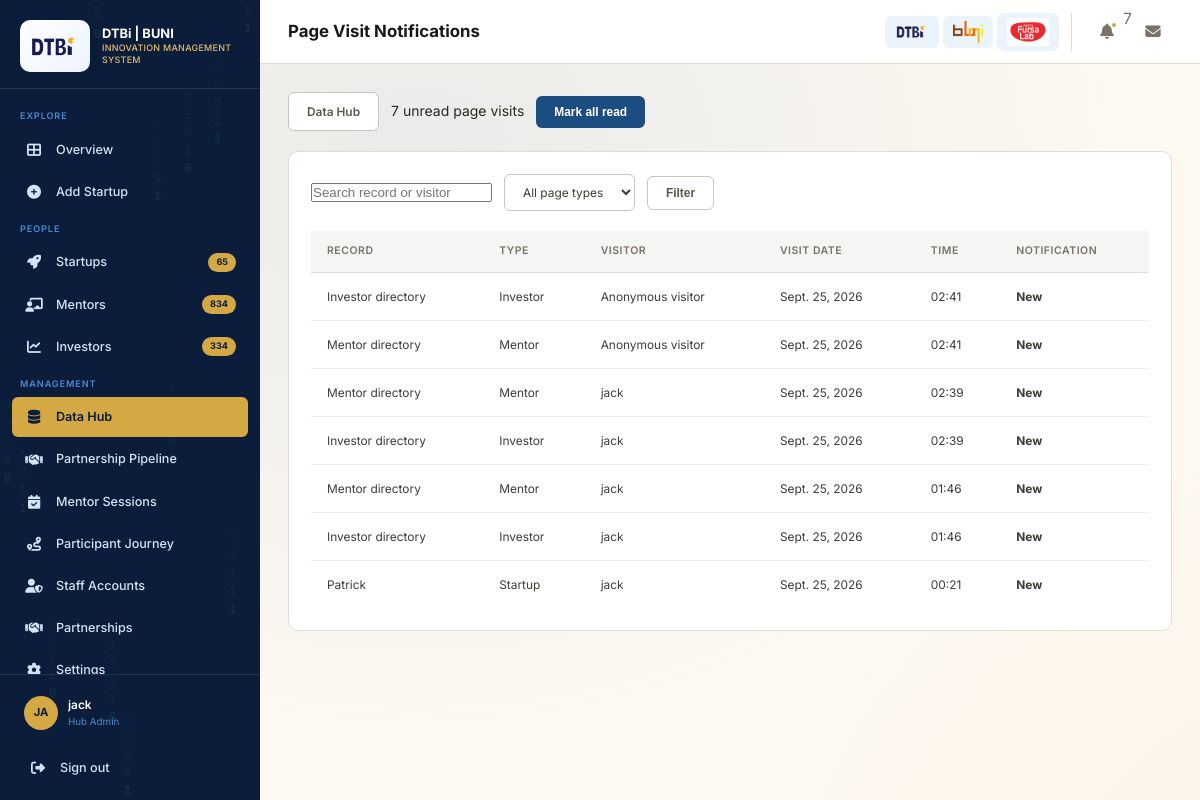
The page /staff/data/page-visits/ (signed in) on the database its author committed.
### staff/models.py (models this page shows, shortened)
class PageVisit(models.Model):
    PAGE_TYPES = [
        ('startup', 'Startup'),
        ('mentor', 'Mentor'),
        ('investor', 'Investor'),
    ]
    page_type = models.CharField(max_length=20, choices=PAGE_TYPES)
    object_key = models.CharField(max_length=100)
    display_name = models.CharField(max_length=255)
    session_key = models.CharField(max_length=40)
    visitor = models.ForeignKey(
        User, on_delete=models.SET_NULL, null=True, blank=True, related_name='tracked_page_visits'
    )
    visit_date = models.DateField()
    visited_at = models.DateTimeField(auto_now_add=True)
    is_read = models.BooleanField(default=False)
    class Meta:
        ordering = ['-visited_at']
        constraints = [models.UniqueConstraint(
            fields=['page_type', 'object_key', 'session_key', 'visit_date'],
            name='uniq_daily_entity_page_visit',
        )]
        indexes = [models.Index(fields=['page_type', 'visited_at'])]

### staff/data_views.py (the view)
# urls.py: path('data/page-visits/', data_views.page_visit_admin, name='page_visit_admin'),
@admin_required
@require_http_methods(['GET', 'POST'])
def page_visit_admin(request):
    if request.method == 'POST' and request.POST.get('action') == 'mark_read':
        PageVisit.objects.filter(is_read=False).update(is_read=True)
        messages.success(request, 'Page visit notifications marked as read.')
        return redirect('staff:page_visit_admin')
    visits = PageVisit.objects.select_related('visitor').all()
    page_type = request.GET.get('type', '')
    search = request.GET.get('q', '').strip()
    if page_type in {'startup', 'mentor', 'investor'}:
        visits = visits.filter(page_type=page_type)
    if search:
        visits = visits.filter(Q(display_name__icontains=search) | Q(visitor__username__icontains=search))
    query_params = request.GET.copy()
    query_params.pop('page', None)
    page_obj = Paginator(visits, 50).get_page(request.GET.get('page'))
    return render(request, 'page_visit_admin.html', {
        'visits': page_obj,
        'page_obj': page_obj,
        'page_query': query_params.urlencode(),
        'unread_count': PageVisit.objects.filter(is_read=False).count(),
        'page_type': page_type,
        'search': search,
    })

### staff/context_processors.py (called while the page is built)
def people_counts(request):
    return {
        'live_counts': {
            'startups': Startup.objects.count(),
            'mentors': Mentor.objects.filter(is_active=True).count(),
            'investors': Investor.objects.filter(status='active').count(),
        }
    }

def admin_page_visit_alerts(request):
    unread = 0
    user = getattr(request, 'user', None)
    if user and user.is_authenticated:
        if user.is_superuser or UserProfile.objects.filter(user=user, user_type='admin').exists():
            unread = PageVisit.objects.filter(is_read=False).count()
    return {'unread_page_visit_count': unread}

def user_theme(request):
    user = getattr(request, 'user', None)
    theme = 'light'
    if user and user.is_authenticated:
        theme = UserProfile.objects.filter(user=user).values_list('theme', flat=True).first() or 'light'
    return {'ui_theme': theme}

### staff/data_views.py (called while the page is built)
def admin_required(view):
    @wraps(view)
    @login_required
    def wrapped(request, *args, **kwargs):
        allowed = request.user.is_superuser or UserProfile.objects.filter(
            user=request.user, user_type='admin'
        ).exists()
        if not allowed:
            raise PermissionDenied
        return view(request, *args, **kwargs)
    return wrapped

### staff/models.py (called while the page is built)
    @property
    def is_admin(self):
        return self.user_type == 'admin'

    @property
    def is_staff_role(self):
        return self.user_type in ['admin', 'staff']

### templates/page_visit_admin.html (shortened to what this page needs)
{% extends "base.html" %}
{% block page_title %}Page Visit Notifications{% endblock %}
{% block content %}
<div class="filter-bar"><a class="btn btn-outline" href="{% url 'staff:data_hub' %}">Data Hub</a><span>{{ unread_count }} unread page visits</span><form method="post">{% csrf_token %}<input type="hidden" name="action" value="mark_read"><button class="btn btn-primary" type="submit">Mark all read</button></form></div>
<section class="card mt-20"><div class="card-body"><form method="get" class="filter-bar"><input class="form-input" name="q" type="search" value="{{ search }}" placeholder="Search record or visitor"><select class="filter-select" name="type"><option value="">All page types</option><option value="startup" {% if page_type == 'startup' %}selected{% endif %}>Startups</option><option value="mentor" {% if page_type == 'mentor' %}selected{% endif %}>Mentors</option><option value="investor" {% if page_type == 'investor' %}selected{% endif %}>Investors</option></select><button class="btn btn-outline" type="submit">Filter</button></form><div class="table-wrap"><table><thead><tr><th>Record</th><th>Type</th><th>Visitor</th><th>Visit date</th><th>Time</th><th>Notification</th></tr></thead><tbody>{% for visit in visits %}<tr><td>{{ visit.display_name }}</td><td>{{ visit.get_page_type_display }}</td><td>{{ visit.visitor.username|default:"Anonymous visitor" }}</td><td>{{ visit.visit_date }}</td><td>{{ visit.visited_at|date:'H:i' }}</td><td>{% if visit.is_read %}Read{% else %}<strong>New</strong>{% endif %}</td></tr>{% empty %}<tr><td colspan="6">No page visits match this filter.</td></tr>{% endfor %}</tbody></table></div>{% include "partials/pagination.html" %}</div></section>
{% endblock %}

### templates/base.html (shortened to what this page needs)
<!DOCTYPE html>
{% load static %}
<html lang="en" data-theme="{{ ui_theme|default:'light' }}">
<head>
    <link rel="stylesheet" href="{% static 'style/style.css' %}">
    <link rel="stylesheet" href="https://cdnjs.cloudflare.com/ajax/libs/font-awesome/6.5.1/css/all.min.css">
</head>
<body>
    <div class="layout">
        <aside class="sidebar" id="sidebar">
            <div class="sidebar-header">
                <a class="sidebar-logo-pair" href="{% url 'landing' %}" aria-label="DTBi Innovation Management System">
                    <img src="{% static 'img/brands/dtbi logo.png' %}" alt="DTBi logo">
                </a>
                <div class="sidebar-brand">
                    <h1>DTBi | BUNI</h1>
                    <span>Innovation Management System</span>
                </div>
            </div>
            <nav class="sidebar-nav">
                <div class="nav-section">Explore</div>
                <div class="nav-item">
                    <a href="{% url 'landing' %}" class="nav-link {% if request.resolver_match.url_name == 'landing' %}active{% endif %}">
                        <i class="fas fa-th-large"></i>
                        <span>Overview</span>
                    </a>
                </div>
                {% if user.is_authenticated %}
                <div class="nav-item">
                    {% if user.profile.startup %}
                    <a href="{% url 'staff:startup_profile' slug=user.profile.startup.slug %}" class="nav-link {% if request.resolver_match.url_name == 'startup_profile' or request.resolver_match.url_name == 'startup_create' %}active{% endif %}">
                        <i class="fas fa-building"></i>
                        <span>My Startup</span>
                    </a>
                    {% else %}
                    <a href="{% url 'staff:startup_create' %}" class="nav-link {% if request.resolver_match.url_name == 'startup_create' %}active{% endif %}">
                        <i class="fas fa-plus-circle"></i>
                        <span>Add Startup</span>
                    </a>
                    {% endif %}
                </div>
                {% endif %}
                <div class="nav-section">People</div>
                <div class="nav-item">
                    <a href="{% url 'staff:startups' %}" class="nav-link {% if request.resolver_match.url_name == 'startups' %}active{% endif %}">
                        <i class="fas fa-rocket"></i>
                        <span>Startups</span>
                        <span class="badge">{{ live_counts.startups }}</span>
                    </a>
                </div>
                <div class="nav-item">
                    <a href="{% url 'staff:mentors' %}" class="nav-link {% if request.resolver_match.url_name == 'mentors' %}active{% endif %}">
                        <i class="fas fa-chalkboard-teacher"></i>
                        <span>Mentors</span>
                        <span class="badge">{{ live_counts.mentors }}</span>
                    </a>
                </div>
                <div class="nav-item">
                    <a href="{% url 'staff:investors' %}" class="nav-link {% if request.resolver_match.url_name == 'investors' %}active{% endif %}">
                        <i class="fas fa-chart-line"></i>
                        <span>Investors</span>
                        <span class="badge">{{ live_counts.investors }}</span>
                    </a>
                </div>
                <div class="nav-section">Management</div>
                {% if user.is_authenticated and user.profile.is_staff_role %}
                <div class="nav-item">
                    <a href="{% url 'staff:data_hub' %}" class="nav-link {% if request.resolver_match.url_name == 'data_hub' or request.resolver_match.url_name == 'data_import' or request.resolver_match.url_name == 'data_reports' or request.resolver_match.url_name == 'page_visit_admin' %}active{% endif %}">
                        <i class="fas fa-database"></i><span>Data Hub</span>
                    </a>
                </div>
                <div class="nav-item">
                    <a href="{% url 'staff:partnership_inbox' %}" class="nav-link {% if request.resolver_match.url_name == 'partnership_inbox' %}active{% endif %}">
                        <i class="fas fa-handshake"></i><span>Partnership Pipeline</span>
                    </a>
                </div>
                <div class="nav-item">
                    <a href="{% url 'staff:mentor_sessions' %}" class="nav-link {% if request.resolver_match.url_name == 'mentor_sessions' %}active{% endif %}">
                        <i class="fas fa-calendar-check"></i><span>Mentor Sessions</span>
                    </a>
                </div>
                <div class="nav-item">
                    <a href="{% url 'staff:participant_journey' %}" class="nav-link {% if request.resolver_match.url_name == 'participant_journey' %}active{% endif %}">
                        <i class="fas fa-route"></i><span>Participant Journey</span>
                    </a>
                </div>
                {% endif %}
                {% if user.is_authenticated and user.profile.is_admin %}
                <div class="nav-item">
                    <a href="{% url 'staff:staff_list' %}" class="nav-link {% if request.resolver_match.url_name == 'staff_list' %}active{% endif %}">
                        <i class="fas fa-user-shield"></i>
                        <span>Staff Accounts</span>
                    </a>
                </div>
                {% endif %}
                <div class="nav-item">
                    <a href="{% url 'staff:partnership_form' %}" class="nav-link {% if request.resolver_match.url_name == 'partnership_form' %}active{% endif %}">
                        <i class="fas fa-handshake"></i>
                        <span>Partnerships</span>
                    </a>
                </div>
                <div class="nav-item">
                    <a href="{% if user.is_authenticated %}{% url 'staff:settings' %}{% else %}{% url 'staff:user_login' %}?next={% url 'staff:settings' %}{% endif %}" class="nav-link {% if request.resolver_match.url_name == 'settings' %}active{% endif %}">
                        <i class="fas fa-cog"></i>
                        <span>Settings</span>
                    </a>
                </div>
            </nav>
            <div class="sidebar-footer">
                {% if user.is_authenticated %}
                <div class="sidebar-user">
                    <div class="sidebar-avatar">{{ user.username|slice:":2"|upper }}</div>
                    <div class="sidebar-user-info">
                        <div class="sidebar-user-name">{{ user.get_full_name|default:user.username }}</div>
                        <div class="sidebar-user-role">
                            {% if user.profile.is_admin %}Hub Admin
                            {% elif user.profile.startup %}{{ user.profile.startup.name }}
                            {% else %}Startup Owner{% endif %}
                        </div>
                    </div>
                </div>
                <a href="{% url 'staff:user_logout' %}" class="nav-link" style="margin-top: 10px;">
                    <i class="fas fa-sign-out-alt"></i>
                    <span>Sign out</span>
                </a>
                {% endif %}
            </div>
        </aside>
        <div class="main" id="mainContent">
            <header class="topbar">
                <div class="topbar-left">
                    <h2 class="page-title">{% block page_title %}Overview{% endblock %}</h2>
                </div>
                <div class="topbar-right">
                    <div class="external-links">
                        <a href="https://teknohama.or.tz/" target="_blank" rel="noopener noreferrer" class="ext-link brand-link" aria-label="DTBi" title="DTBi">
                            <img src="{% static 'img/brands/dtbi logo.png' %}" alt="DTBi logo" class="brand-logo brand-logo-dtbi">
                        </a>
                        <a href="https://bunihub1.pythonanywhere.com/" target="_blank" rel="noopener noreferrer" class="ext-link brand-link" aria-label="Buni" title="Buni">
                            <img src="{% static 'img/brands/buni logo.png' %}" alt="Buni logo" class="brand-logo brand-logo-buni">
                        </a>
                        <a href="https://fursalab.com" target="_blank" rel="noopener noreferrer" class="ext-link brand-link" aria-label="Fursa Hub" title="Fursa Hub">
                            <img src="{% static 'img/brands/fursahub.png' %}" alt="Fursa Hub logo" class="brand-logo brand-logo-fursa">
                        </a>
                    </div>
                    {% if user.is_authenticated and user.profile.is_admin %}
                    <a class="topbar-btn" title="Page visit notifications" href="{% url 'staff:page_visit_admin' %}" style="position:relative;">
                        <i class="fas fa-bell"></i>
                        {% if unread_page_visit_count %}<span class="dot" aria-label="{{ unread_page_visit_count }} unread visits"></span><span class="badge" style="position:absolute;top:-6px;right:-6px;">{{ unread_page_visit_count }}</span>{% endif %}
                    </a>
                    {% else %}<button class="topbar-btn" title="Notifications"><i class="fas fa-bell"></i></button>{% endif %}
                    <button class="topbar-btn" title="Messages">
                        <i class="fas fa-envelope"></i>
                    </button>
                </div>
            </header>
            <div class="page-content">
                {% block content %}{% endblock %}
            </div>
        </div>
    </div>
</body>
</html>

### rows shown on the page
PageVisit: display_name "Investor directory", page_type "Investor", visitor.username "Anonymous visitor", visit_date "Sept. 25, 2026", visited_at "02:41", is_read "New"
PageVisit: display_name "Mentor directory", page_type "Mentor", visitor.username "Anonymous visitor", visit_date "Sept. 25, 2026", visited_at "02:41", is_read "New"
PageVisit: display_name "Mentor directory", page_type "Mentor", visitor.username "jack", visit_date "Sept. 25, 2026", visited_at "02:39", is_read "New"
PageVisit: display_name "Investor directory", page_type "Investor", visitor.username "jack", visit_date "Sept. 25, 2026", visited_at "02:39", is_read "New"
PageVisit: display_name "Mentor directory", page_type "Mentor", visitor.username "jack", visit_date "Sept. 25, 2026", visited_at "01:46", is_read "New"
PageVisit: display_name "Investor directory", page_type "Investor", visitor.username "jack", visit_date "Sept. 25, 2026", visited_at "01:46", is_read "New"
PageVisit: display_name "Patrick", page_type "Startup", visitor.username "jack", visit_date "Sept. 25, 2026", visited_at "00:21", is_read "New"

### other values the page prints
{{ live_counts.startups }} "65"
{{ live_counts.mentors }} "834"
{{ live_counts.investors }} "334"
{{ user.username|slice:":2"|upper }} "JA"
{{ user.get_full_name|default:user.username }} "jack"
{{ unread_page_visit_count }} "7"
{{ unread_count }} "7"
